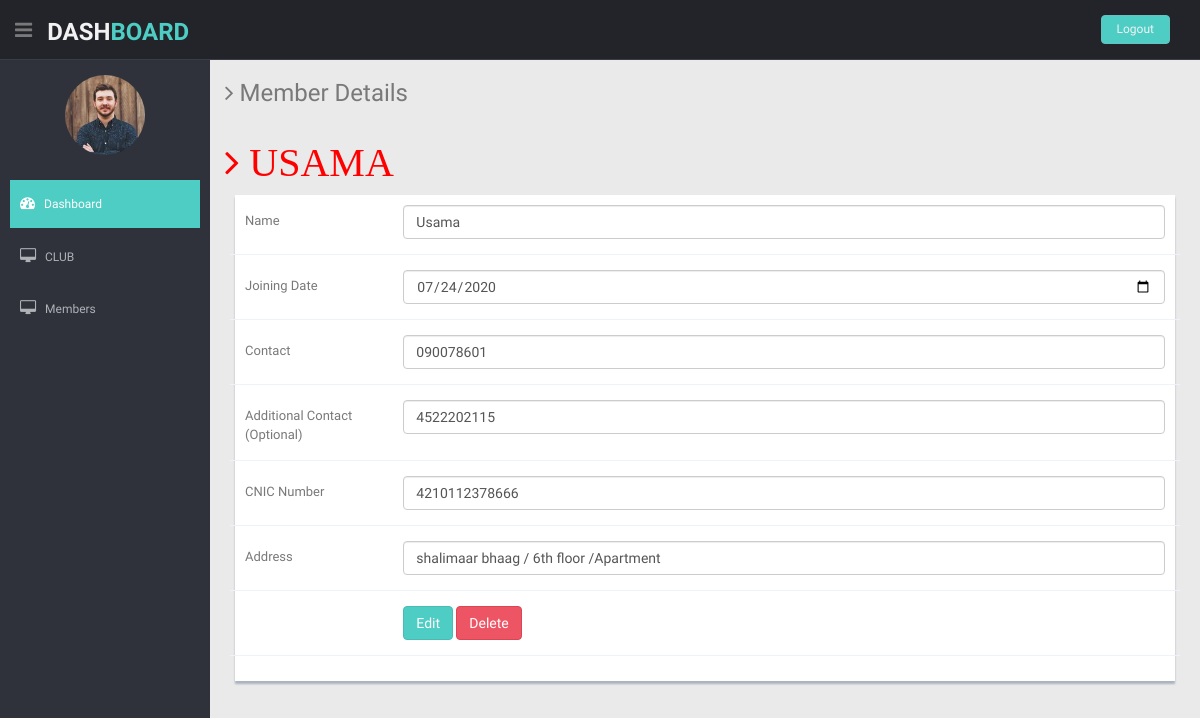
Screenshot of /Dashboard/memberinfo.php?id=12 with the database file from the repository.
### tables this page shows
CREATE TABLE `register_member` (
  `member_code` int(11) NOT NULL,
  `member_name` varchar(100) NOT NULL,
  `joining_date` date NOT NULL,
  `member_cont1` varchar(11) NOT NULL,
  `member_cont2` varchar(11) DEFAULT NULL,
  `member_cnic` varchar(13) NOT NULL,
  `member_address` varchar(250) NOT NULL
);

### Dashboard/memberinfo.php (the view, shortened to what this page needs)
<?php include 'connection.php';
    if(isset($_GET['id'])){
        $id = $_GET['id'];
        $q = "SELECT * FROM `register_member` WHERE `member_code`='$id'";
        $r = mysqli_query($conn,$q);
        $val = mysqli_fetch_assoc($r);
    }else {
        header('location:index.php?error=Please select a member');
    }
?>
<!DOCTYPE html>
<html lang="en">
<head>
  <link href="lib/bootstrap/css/bootstrap.min.css" rel="stylesheet">
  <link href="lib/font-awesome/css/font-awesome.css" rel="stylesheet" />
  <link rel="stylesheet" type="text/css" href="css/zabuto_calendar.css">
  <link rel="stylesheet" type="text/css" href="lib/gritter/css/jquery.gritter.css" />
  <link href="css/style.css" rel="stylesheet">
  <link href="css/style-responsive.css" rel="stylesheet">
</head>
<body>
  <section id="container">
        <?php include 'header.php'; ?>
   <section id="main-content">
      <section class="wrapper">
        <h3><i class="fa fa-angle-right"></i> Member Details</h3>
        <div class="row mt">
          <div class="col-lg-12">
            <h4 style="text-transform: uppercase; font-size:40px; color:red;"><i class="fa fa-angle-right"> <?php echo $val['member_name'] ?>  </i></h4>
            <div class="form-panel">
              <div class="form">
                <form class="cmxform form-horizontal style-form" id="signupForm" method="POST" action="memberinfoEdit&Del.php">
                  <div class="form-group ">
                    <label for="member_name" class="control-label col-lg-2">Name</label>
                    <div class="col-lg-10">
                      <input class=" form-control" id="member_name" name="member_name" type="text" value="<?php echo $val['member_name'] ?>" />
                    </div>
                  </div>
                  <div class="form-group ">
                    <label for="joining_date" class="control-label col-lg-2">Joining Date</label>
                    <div class="col-lg-10">
                      <input class="form-control " id="joining_date" name="joining_date" type="date" value="<?php echo $val['joining_date'] ?>" />
                    </div>
                  </div>
                  <div class="form-group ">
                    <label for="member_cont1" class="control-label col-lg-2">Contact</label>
                    <div class="col-lg-10">
                      <input class="form-control " id="member_cont1" name="member_cont1" type="number" value="<?php echo $val['member_cont1'] ?>" />
                    </div>
                  </div>
                  <div class="form-group ">
                    <label for="member_cont2" class="control-label col-lg-2">Additional Contact (Optional)</label>
                    <div class="col-lg-10">
                      <input class="form-control " id="member_cont2" name="member_cont2" type="number" value="<?php echo $val['member_cont2'] ?>" />
                    </div>
                  </div>
                  <div class="form-group ">
                    <label for="member_cnic" class="control-label col-lg-2">CNIC Number</label>
                    <div class="col-lg-10">
                      <input class="form-control " id="member_cnic" name="member_cnic" type="number" value="<?php echo $val['member_cnic'] ?>" />
                    </div>
                  </div>
                  <div class="form-group ">
                    <label for="member_address" class="control-label col-lg-2">Address</label>
                    <div class="col-lg-10">
                      <input class="form-control " id="member_address" name="member_address" type="text" value="<?php echo $val['member_address'] ?>" />
                    </div>
                  </div>
                  <div class="form-group">
                    <div class="col-lg-offset-2 col-lg-10">
                      <button class="btn btn-theme" type="submit" name="Edit">Edit</button>
                      <button class="btn btn-theme04" type="submit" name="Delete">Delete</button>
                    </div>
                  </div>
                </form>
              </div>
            </div>
          </div>
        </div>
      </section>
    </section>
  </section>
</body>
</html>

### Dashboard/css/style.css (style rules this page uses)
body { color: #797979; background: #eaeaea; font-family: 'Ruda', sans-serif; padding: 0px !important; margin: 0px !important; font-size:13px; }
#container { width: 100%; height: 100%; }
.btn-theme { color: #fff; background-color: #4ECDC4; border-color: #48bcb4; }
.btn-theme04 { color: #fff; background-color: #ed5565; border-color: #da4453; }
.mt { margin-top: 25px; }
#main-content { margin-left: 210px; }
.wrapper { display: inline-block; margin-top: 60px; padding-left: 15px; padding-right: 15px; padding-bottom: 15px; padding-top: 0px; width: 100%; }
.form-panel { background: #ffffff; margin: 10px; padding: 10px; box-shadow: 0px 3px 2px #aab2bd; text-align: left; }
label { font-weight: 400; }
.form-horizontal.style-form .form-group { border-bottom: 1px solid #eff2f7; padding-bottom: 15px; margin-bottom: 15px; }
@media (min-width: 768px) { .form-horizontal .control-label { text-align: left; } }

### rows the page displays
register_member: member_name "USAMA", member_name "Usama", joining_date "07/24/2020", member_cont1 "090078601", member_cont2 "4522202115", member_cnic "4210112378666", member_address "shalimaar bhaag / 6th floor /Apartment"
